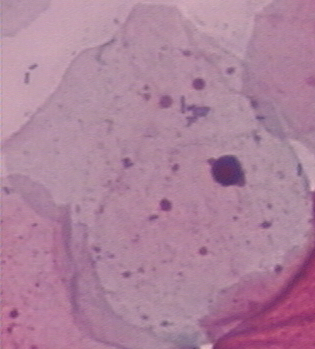
#> input picture images/papsmear-data/normal_superficiel/157268504-157268544-001.BMP, 315 x 349 px, found by its file name
$ jupyter execute --allow-errors biomedia_classification_00_feature_extraction_test.ipynb   (shell and % lines are left out)   (older library calls are emulated)
#> lines starting #> are read from the running program, lines starting #| are printed output that depends on the picture
#> further down, im_normal1 is the input picture: shape (349, 315, 3); mean R, G, B 173.3, 130.3, 156.2
[cell 1]
import math
import numpy as np
import matplotlib.pyplot as plt

import skimage
from skimage import io, measure, exposure, filters
from skimage.color import rgba2rgb, rgb2gray
from sklearn.cluster import KMeans
from skimage.util import compare_images
from skimage.filters.rank import entropy
from skimage.feature import greycomatrix, greycoprops
from skimage.morphology import disk

from scipy.stats import entropy

import os
import csv

### Function to extract features

[cell 2]
def extract_features(image_input):
    gray =  rgb2gray(image_input)
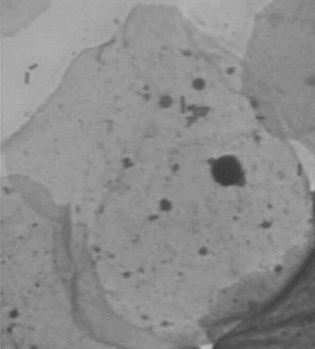
#> gray: shape (349, 315) float64; min 0.218, max 0.777, mean 0.554
    [counts, bins] = exposure.histogram(gray,nbins=8,source_range='dtype',normalize=True)
#> counts = [0, 0, 0, 0, 0.0021, 0.135, 0.862, 5.46e-05]; bins = [-0.875, -0.625, -0.375, -0.125, 0.125, 0.375, 0.625, 0.875]
    v = counts.flatten()
#> v = [0, 0, 0, 0, 0.0021, 0.135, 0.862, 5.46e-05]


    # [5 lines of commented-out code are left out]

    gray_uint = (255*gray).astype(np.uint8)
    glcm = greycomatrix(gray_uint, distances=[5], angles=[0], levels=256,
                        symmetric=True, normed=True)


    v2 = np.zeros(6)
    v2[0] = greycoprops(glcm, 'contrast')[0, 0]
    v2[1] = greycoprops(glcm, 'dissimilarity')[0, 0]
    v2[2] = greycoprops(glcm, 'homogeneity')[0, 0]
    v2[3] = greycoprops(glcm, 'ASM')[0, 0]
    v2[4] = greycoprops(glcm, 'energy')[0, 0]
    v2[5] = greycoprops(glcm, 'correlation')[0, 0]

    print(v2)
    return v

[cell 3]
normal1 = "./papsmear-data/normal_superficiel/157268504-157268544-001.BMP"
normal2 = "./papsmear-data/normal_superficiel/158987493-158987505-001.BMP"
normal3 = "./papsmear-data/normal_superficiel/209047526-209047717-001.BMP"
displastic1 = "./papsmear-data/severe_dysplastic/153829745-153829768-002.BMP"
displastic2 = "./papsmear-data/severe_dysplastic/153830680-153830827-002.BMP"
displastic3 = "./papsmear-data/severe_dysplastic/153831352-153831372-003.BMP"

[cell 4]
im_normal1 = io.imread(normal1)
#> (the rest of this cell did not finish here and is left out)

[cell 5]
extract_features(im_normal1)
#> Out = [0, 0, 0, 0, 0.0021, 0.135, 0.862, 5.46e-05]


$ run again, with images/papsmear-data/normal_superficiel/157181671-157181686-001.BMP copied over images/papsmear-data/normal_superficiel/157268504-157268544-001.BMP
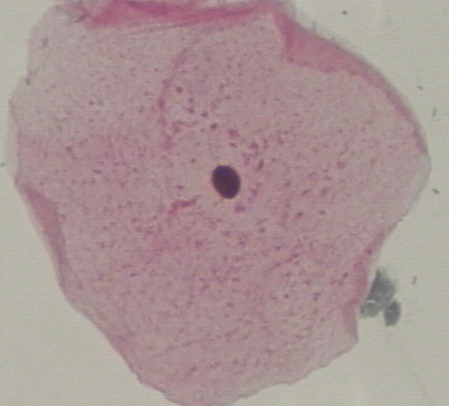
#> input picture images/papsmear-data/normal_superficiel/157181671-157181686-001.BMP, 449 x 406 px, found by its file name
#> im_normal1 is the input picture: shape (406, 449, 3); mean R, G, B 170, 149.1, 149.1
#> in extract_features, `gray =  rgb2gray(image_input)`:
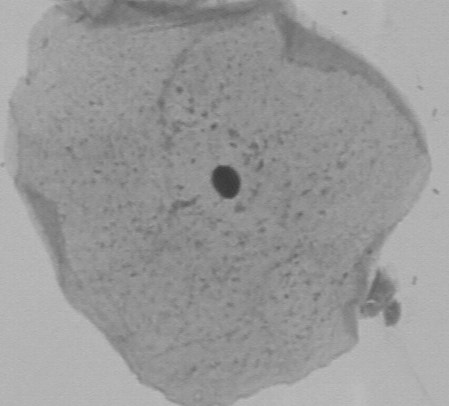
#> gray: shape (406, 449) float64; min 0.221, max 0.752, mean 0.602
#> counts = [0, 0, 0, 0, 0.00118, 0.0441, 0.955, 1.1e-05]; bins = [-0.875, -0.625, -0.375, -0.125, 0.125, 0.375, 0.625, 0.875]
#> v = [0, 0, 0, 0, 0.00118, 0.0441, 0.955, 1.1e-05]

$ run again, with images/papsmear-data/normal_superficiel/157183193-157183241-001.BMP copied over images/papsmear-data/normal_superficiel/157268504-157268544-001.BMP
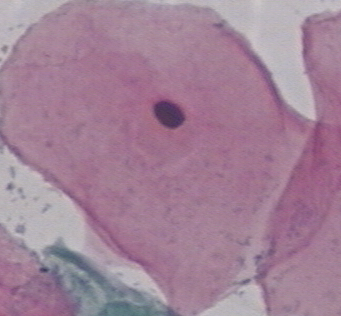
#> input picture images/papsmear-data/normal_superficiel/157183193-157183241-001.BMP, 341 x 316 px, found by its file name
#> im_normal1 is the input picture: shape (316, 341, 3); mean R, G, B 161.9, 130.1, 151.4
#> in extract_features, `gray =  rgb2gray(image_input)`:
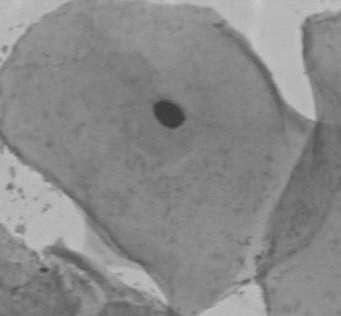
#> gray: shape (316, 341) float64; min 0.221, max 0.785, mean 0.543
#> counts = [0, 0, 0, 0, 0.00176, 0.262, 0.733, 0.0025]; bins = [-0.875, -0.625, -0.375, -0.125, 0.125, 0.375, 0.625, 0.875]
#> v = [0, 0, 0, 0, 0.00176, 0.262, 0.733, 0.0025]

$ run again, with images/papsmear-data/normal_superficiel/157183332-157183346-001.BMP copied over images/papsmear-data/normal_superficiel/157268504-157268544-001.BMP
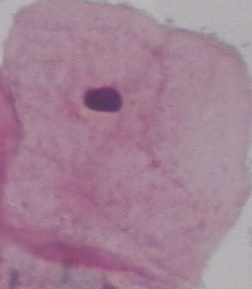
#> input picture images/papsmear-data/normal_superficiel/157183332-157183346-001.BMP, 252 x 289 px, found by its file name
#> im_normal1 is the input picture: shape (289, 252, 3); mean R, G, B 163.3, 130, 149.5
#> in extract_features, `gray =  rgb2gray(image_input)`:
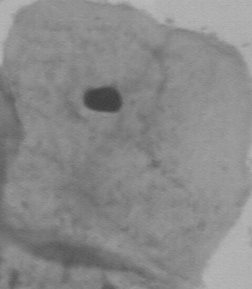
#> gray: shape (289, 252) float64; min 0.236, max 0.73, mean 0.543
#> counts = [0, 0, 0, 0, 0.000124, 0.189, 0.81, 0]; bins = [-0.875, -0.625, -0.375, -0.125, 0.125, 0.375, 0.625, 0.875]
#> v = [0, 0, 0, 0, 0.000124, 0.189, 0.81, 0]
